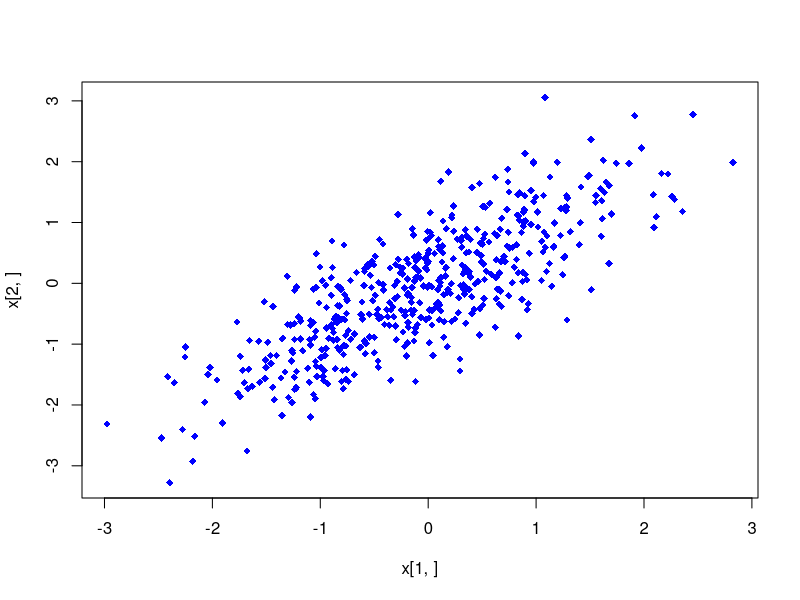

Recreate this plot in R.
N= 1000;
rho = 0.8;
Sigma<-rbind(c(1,rho), c(rho,1));
B=t(chol(Sigma))
x=B%*%matrix(rnorm(N),2)
plot(x[1,],x[2,],pch=18,col="blue")
